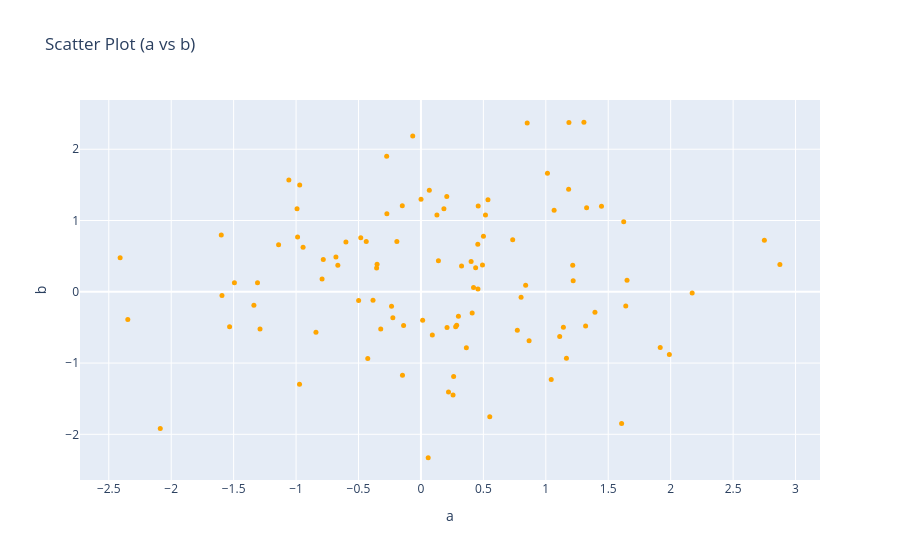

Source (notebook cell):
### Code cell
import plotly.express as px

fig = px.scatter(
    df,
    x="a",
    y="b",
    title="Scatter Plot (a vs b)",
    size_max=5  # controls the marker size scale
)
fig.update_traces(marker=dict(size=5, color="orange"))
fig.update_xaxes(dtick=0.5)
fig.show()
